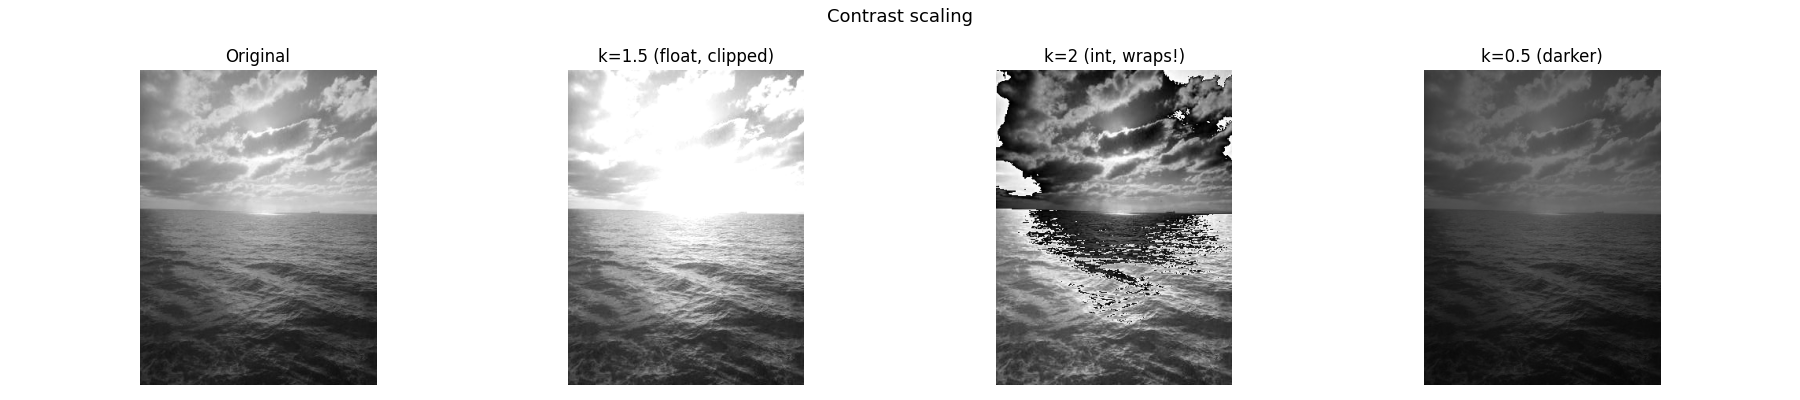

Source code (Python):
import sys
import numpy as np
import cv2
import matplotlib.pyplot as plt

# Read image filename from command line argument
if len(sys.argv) != 2:
    print("Usage: python ex06.py <image file>")
    sys.exit(1)

filename = sys.argv[1]

img = cv2.imread(filename, cv2.IMREAD_GRAYSCALE)
if img is None:
    print(f"Error: could not read image '{filename}'.")
    sys.exit(1)

# ─────────────────────────────────────────────────────────────────────────────
# Part 1 – img * 1.5 : dtype and maximum value
# ─────────────────────────────────────────────────────────────────────────────

# Multiplying a uint8 array by a float causes NumPy to upcast the result to
# float64 automatically so that the values are not lost.
result_float = img * 1.5
print("dtype of img * 1.5 :", result_float.dtype)   # float64
print("max value           :", result_float.max())   # can be > 255

# ─────────────────────────────────────────────────────────────────────────────
# Part 2 – Convert back to uint8 and display next to the original
# ─────────────────────────────────────────────────────────────────────────────

# np.clip first to make sure no value exceeds 255, then cast to uint8.
# Without clip, values > 255 would wrap around (e.g. 300 -> 44).
result_k1_5 = np.clip(result_float, 0, 255).astype(np.uint8)

fig, axes = plt.subplots(1, 4, figsize=(18, 4))

axes[0].imshow(img, cmap='gray', vmin=0, vmax=255)
axes[0].set_title("Original")
axes[0].axis("off")

axes[1].imshow(result_k1_5, cmap='gray', vmin=0, vmax=255)
axes[1].set_title("k=1.5 (float, clipped)")
axes[1].axis("off")

# ─────────────────────────────────────────────────────────────────────────────
# Part 3 – Compare img * 1.5 (float) with img * 2 (integer)
# ─────────────────────────────────────────────────────────────────────────────

# img * 2 stays in uint8 because 2 is a Python int, and NumPy keeps the
# original dtype. This causes modulo-256 wrapping: 200*2=400 -> 400%256=144.
result_k2_int = img * 2           # uint8, wraps around
result_k2_clip = np.clip(img.astype(np.uint16) * 2, 0, 255).astype(np.uint8)

print("\ndtype of img * 2 (int) :", result_k2_int.dtype)   # uint8 – wraps!
print("max value of img * 2   :", result_k2_int.max())

axes[2].imshow(result_k2_int, cmap='gray', vmin=0, vmax=255)
axes[2].set_title("k=2 (int, wraps!)")
axes[2].axis("off")

# ─────────────────────────────────────────────────────────────────────────────
# Part 4 – k=0.5 : image becomes darker
# ─────────────────────────────────────────────────────────────────────────────

# k=0.5 halves every pixel value. The result is float64 (same as k=1.5),
# so we clip and cast back. The image gets darker because all values shrink.
result_k0_5 = np.clip(img * 0.5, 0, 255).astype(np.uint8)

axes[3].imshow(result_k0_5, cmap='gray', vmin=0, vmax=255)
axes[3].set_title("k=0.5 (darker)")
axes[3].axis("off")

plt.suptitle("Contrast scaling", fontsize=13)
plt.tight_layout()
plt.savefig("ex06.png")   # save BEFORE show()
plt.show()

# ─────────────────────────────────────────────────────────────────────────────
# Part 5 (bonus) – Stretch contrast around the mean
# ─────────────────────────────────────────────────────────────────────────────
# Formula:  result = (img - m) * k + m
# where m is the mean pixel value.
#
# Pixels ABOVE the mean get pushed further up (brighter).
# Pixels BELOW the mean get pushed further down (darker).
# The mean itself stays unchanged.
#
# img - m produces a float64 array (because m is a float), so there is NO
# risk of uint8 overflow/underflow at the subtraction step.
# However, the final result CAN go outside [0,255], so we still need clip.

m = img.mean()
print(f"\nImage mean: {m:.1f}")

k_values = [0.5, 1.5, 2.5]
fig2, axes2 = plt.subplots(1, len(k_values) + 1, figsize=(18, 4))

axes2[0].imshow(img, cmap='gray', vmin=0, vmax=255)
axes2[0].set_title("Original")
axes2[0].axis("off")

for i, k in enumerate(k_values):
    stretched = (img.astype(np.float64) - m) * k + m
    stretched = np.clip(stretched, 0, 255).astype(np.uint8)
    axes2[i + 1].imshow(stretched, cmap='gray', vmin=0, vmax=255)
    axes2[i + 1].set_title(f"k={k} (around mean)")
    axes2[i + 1].axis("off")

plt.suptitle("Contrast stretch around mean", fontsize=13)
plt.tight_layout()
plt.show()
